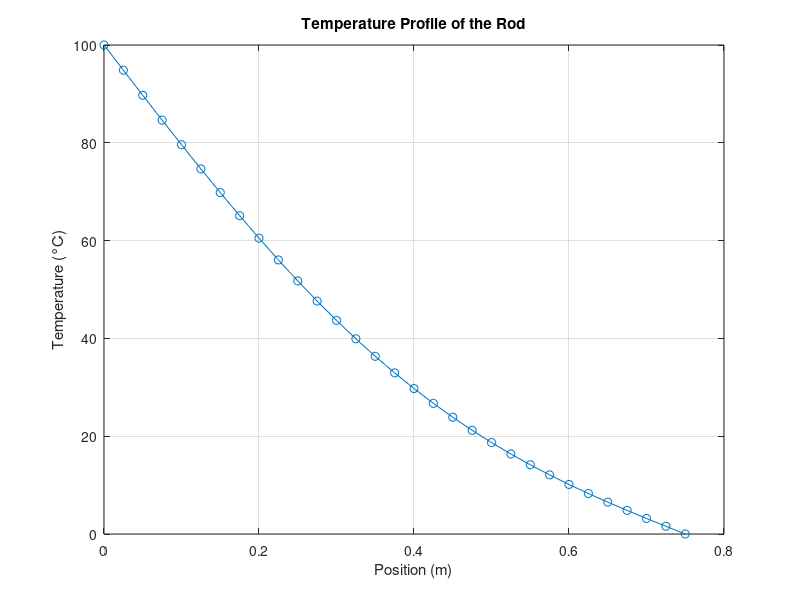

Recreate this plot in MATLAB.
% Parameters and grid setup 
L = 0.75;           
% Length of the rod (meters) 
dx = 0.025;         
dt = 0.00015;       
k = 1;              
% Spatial step size (meters) 
% Time step (seconds) 
% Thermal conductivity (W/m°C) 
% Number of nodes along the rod 
n = round(L / dx) + 1; 
% Spatial grid 
x = linspace(0, L, n); 
% Initial temperature profile (e.g., at t = 0) 
T0 = zeros(1, n);   
% Initially, temperature is zero everywhere 
T0(1) = 100;        
% Time-stepping loop 
% Set a boundary condition at x = 0 (e.g., 100°C) 
num_steps = 500;  % Number of time steps 
T = T0;           
% Initialize temperature profile 
for step = 1:num_steps 
% Compute new temperature profile using explicit finite difference 
T_new = zeros(1, n); 
% Update internal nodes (excluding boundary nodes) 
for i = 2:n-1 
T_new(i) = T(i) + k * (dt / dx^2) * (T(i+1) - 2*T(i) + T(i-1)); 
end 
% Update boundary condition (e.g., Dirichlet boundary at x = 0) 
T_new(1) = 100;  % Maintain a constant temperature at the boundary 
% Update T for the next time step 
T = T_new; 
end 
% Plot the temperature profile at the final time step 
figure; 
plot(x, T, '-o'); 
title('Temperature Profile of the Rod'); 
xlabel('Position (m)'); 
ylabel('Temperature (°C)'); 
grid on; 
